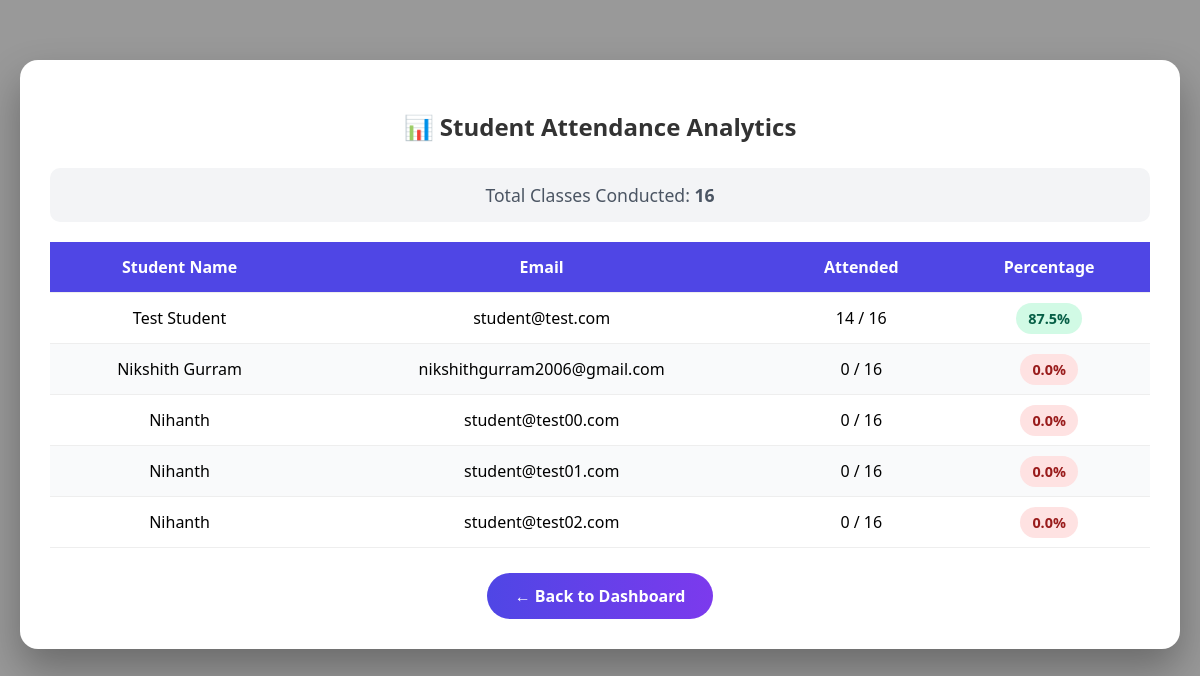
Screenshot of /faculty_analytics (signed in) with the database file from the repository.
### tables this page shows
CREATE TABLE users (
    id INTEGER PRIMARY KEY AUTOINCREMENT,
    name TEXT NOT NULL,
    email TEXT UNIQUE NOT NULL,
    password TEXT NOT NULL,
    role TEXT NOT NULL
);

### app.py (the view)
@app.route("/faculty_analytics")
def faculty_analytics():
    if session.get("role") != "faculty":
        return redirect("/")
    faculty_id = session["user_id"]
    conn = get_db()
    cursor = conn.cursor()
    cursor.execute("SELECT COUNT(*) FROM sessions WHERE faculty_id = ?", (faculty_id,))
    total_sessions = cursor.fetchone()[0]
    cursor.execute("""
        SELECT u.name, u.email,
               (SELECT COUNT(*) FROM attendance a
                JOIN sessions s ON a.session_id = s.id
                WHERE a.student_id = u.id AND s.faculty_id = ?) as attended_count
        FROM users u
        WHERE u.role = 'student'
    """, (faculty_id,))
    student_data = cursor.fetchall()
    conn.close()
    analytics = []
    for name, email, attended in student_data:
        percentage = 0
        if total_sessions > 0:
            percentage = round((attended / total_sessions) * 100, 2)
        analytics.append({
            "name": name,
            "email": email,
            "attended": attended,
            "total": total_sessions,
            "percentage": percentage
        })
    return render_template("faculty_analytics.html", analytics=analytics)

### app.py (called while the page is built)
def get_db():
    return sqlite3.connect("database/attendance.db")

### templates/faculty_analytics.html (shortened to what this page needs)
<!DOCTYPE html>
<html lang="en">
<head>
    <link rel="stylesheet" href="{{ url_for('static', filename='css/style.css') }}">
</head>
<body>
<div class="container">
    <h2>📊 Student Attendance Analytics</h2>
    <div class="summary-info">
        Total Classes Conducted: <strong>{{ analytics[0].total if analytics else 0 }}</strong>
    </div>
    <table>
        <thead>
            <tr>
                <th>Student Name</th>
                <th>Email</th>
                <th>Attended</th>
                <th>Percentage</th>
            </tr>
        </thead>
        <tbody>
            {% for student in analytics %}
            <tr>
                <td>{{ student.name }}</td>
                <td>{{ student.email }}</td>
                <td>{{ student.attended }} / {{ student.total }}</td>
                <td>
                    <span class="percentage-badge {{ 'high-attendance' if student.percentage >= 75 else 'low-attendance' }}">
                        {{ student.percentage }}%
                    </span>
                </td>
            </tr>
            {% endfor %}
        </tbody>
    </table>
    <div style="text-align:center;">
        <a href="/faculty" class="back-btn">← Back to Dashboard</a>
    </div>
</div>
</body>
</html>

### static/css/style.css (style rules this page uses)
body { margin: 0; min-height: 100vh; background: linear-gradient(rgba(255,255,255,0.85), rgba(255,255,255,0.85)), url("https://images.unsplash.com/photo-1523050854058-8df90110c9f1"); background-size: cover; background-position: center; background-attachment: fixed; }
.back-btn { margin-top: 30px; text-align: center; }
.back-btn { margin-top: 25px; }
.back-btn { margin-top: 30px; display: inline-block; padding: 14px 30px; border-radius: 30px; background: linear-gradient(135deg, #5f9cff, #4a7bd0); color: white; text-decoration: none; font-weight: bold; }

### rows the page displays
users: name "Test Student", email "student@test.com", attended "14", total "16", percentage "87.5"
users: name "Nikshith Gurram", email "nikshithgurram2006@gmail.com", attended "0", total "16", percentage "0.0"
users: name "Nihanth", email "student@test00.com", attended "0", total "16", percentage "0.0"
users: name "Nihanth", email "student@test01.com", attended "0", total "16", percentage "0.0"
users: name "Nihanth", email "student@test02.com", attended "0", total "16", percentage "0.0"

### other values shown
{{ analytics[0].total if analytics else 0 }} "16"
